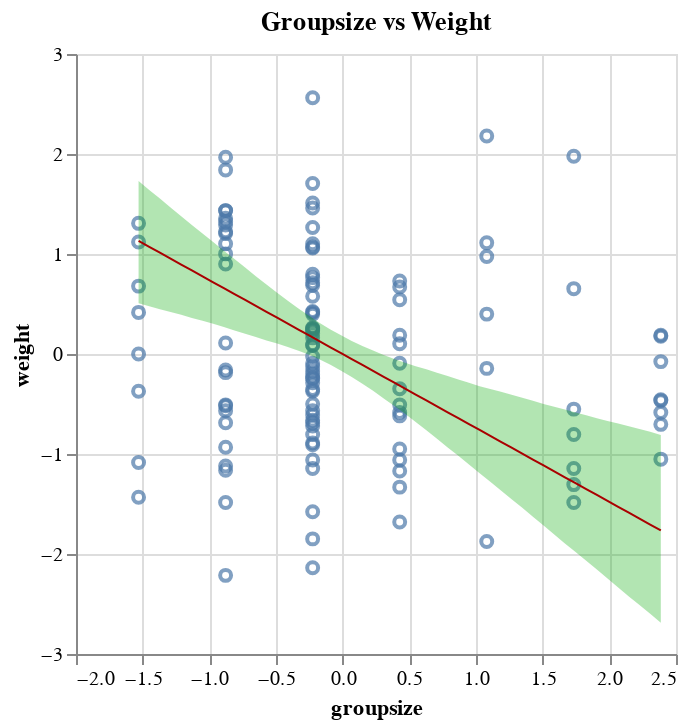

The notebook cell saved with this chart:
### Code cell
band3 = (
    alt.Chart(df, title="Groupsize vs Weight")
    .encode(alt.X("groupsize"))
    .mark_area(opacity=0.3, color="#00AA00")
    .encode(alt.Y("w3_high", axis=alt.Axis(title="weight")), alt.Y2("w3_low"))
)

line3 = (
    alt.Chart(df)
    .mark_line(color="#AA0000", strokeWidth=1)
    .encode(x="groupsize", y=alt.Y("w3_mean"))
)

points3 = alt.Chart(pd.DataFrame(data)).mark_point().encode(x="groupsize", y="weight")

points3 + band3 + line3

### Figure 1 — Vega-Lite specification as saved in the notebook (floating-point values rounded to 4 significant figures)
{"$schema": "https://vega.github.io/schema/vega-lite/v5.20.1.json", "config": {"view": {"continuousHeight": 300, "continuousWidth": 300}}, "datasets": {"data-b3f39b532dd1d2347c9d5b8f55e40690": [{"area": -2.249, "avgfood": -1.933, "groupsize": -1.531, "n": 116, "weight": 0.4159}, {"area": -2.249, "avgfood": -1.933, "groupsize": -1.531, "n": 116, "weight": -1.433}, {"area": -1.211, "avgfood": -1.123, "groupsize": -1.531, "n": 116, "weight": 0.6789}, {"area": -1.211, "avgfood": -1.123, "groupsize": -1.531, "n": 116, "weight": 1.307}, {"area": -1.135, "avgfood": -1.325, "groupsize": -1.531, "n": 116, "weight": 1.12}, {"area": -1.135, "avgfood": -1.325, "groupsize": -1.531, "n": 116, "weight": -1.085}, {"area": -2.033, "avgfood": -1.528, "groupsize": -1.531, "n": 116, "weight": 0.0002925}, {"area": -2.033, "avgfood": -1.528, "groupsize": -1.531, "n": 116, "weight": -0.3729}, {"area": 0.6609, "avgfood": -0.05937, "groupsize": -0.8779, "n": 116, "weight": 1.357}, {"area": 0.6609, "avgfood": -0.05937, "groupsize": -0.8779, "n": 116, "weight": 0.8994}, {"area": 0.6609, "avgfood": -0.05937, "groupsize": -0.8779, "n": 116, "weight": 1.103}, {"area": -1.005, "avgfood": -0.9203, "groupsize": -0.8779, "n": 116, "weight": -0.5087}, {"area": -1.005, "avgfood": -0.9203, "groupsize": -0.8779, "n": 116, "weight": -0.1609}, {"area": -1.005, "avgfood": -0.9203, "groupsize": -0.8779, "n": 116, "weight": 1.324}, {"area": -0.4534, "avgfood": -0.05937, "groupsize": -0.8779, "n": 116, "weight": 1.968}, {"area": -0.4534, "avgfood": -0.05937, "groupsize": -0.8779, "n": 116, "weight": 1.29}, {"area": -0.4534, "avgfood": -0.05937, "groupsize": -0.8779, "n": 116, "weight": -1.119}, {"area": -1.395, "avgfood": -1.68, "groupsize": -0.8779, "n": 116, "weight": -0.6868}, {"area": -1.395, "avgfood": -1.68, "groupsize": -0.8779, "n": 116, "weight": -0.5171}, {"area": -1.395, "avgfood": -1.68, "groupsize": -0.8779, "n": 116, "weight": 1.001}, {"area": 0.65, "avgfood": -0.3632, "groupsize": -0.8779, "n": 116, "weight": 1.205}, {"area": 0.65, "avgfood": -0.3632, "groupsize": -0.8779, "n": 116, "weight": 0.1106}, {"area": 0.65, "avgfood": -0.3632, "groupsize": -0.8779, "n": 116, "weight": 1.434}, {"area": -1.557, "avgfood": -0.5152, "groupsize": -0.8779, "n": 116, "weight": 1.841}, {"area": -1.557, "avgfood": -0.5152, "groupsize": -0.8779, "n": 116, "weight": 1.434}, {"area": -1.557, "avgfood": -0.5152, "groupsize": -0.8779, "n": 116, "weight": -2.214}, {"area": -1.038, "avgfood": -1.224, "groupsize": -0.8779, "n": 116, "weight": -0.1863}, {"area": -1.038, "avgfood": -1.224, "groupsize": -0.8779, "n": 116, "weight": -0.9328}, {"area": -1.038, "avgfood": -1.224, "groupsize": -0.8779, "n": 116, "weight": 1.222}, {"area": 0.7258, "avgfood": 1.156, "groupsize": 1.733, "n": 116, "weight": 0.6534}, {"area": 0.7258, "avgfood": 1.156, "groupsize": 1.733, "n": 116, "weight": -0.5511}, {"area": 0.7258, "avgfood": 1.156, "groupsize": 1.733, "n": 116, "weight": -1.145}, {"area": 0.7258, "avgfood": 1.156, "groupsize": 1.733, "n": 116, "weight": -1.484}, {"area": 0.7258, "avgfood": 1.156, "groupsize": 1.733, "n": 116, "weight": -1.306}, {"area": 0.7258, "avgfood": 1.156, "groupsize": 1.733, "n": 116, "weight": -0.8055}, {"area": 0.7258, "avgfood": 1.156, "groupsize": 1.733, "n": 116, "weight": 1.977}, {"area": -0.1613, "avgfood": -0.7684, "groupsize": -0.2251, "n": 116, "weight": -0.2457}, {"area": -0.1613, "avgfood": -0.7684, "groupsize": -0.2251, "n": 116, "weight": -0.9073}, {"area": -0.1613, "avgfood": -0.7684, "groupsize": -0.2251, "n": 116, "weight": -0.2881}, {"area": -0.1613, "avgfood": -0.7684, "groupsize": -0.2251, "n": 116, "weight": -1.849}, {"area": 0.2822, "avgfood": 0.09256, "groupsize": -0.2251, "n": 116, "weight": 0.1615}, {"area": 0.2822, "avgfood": 0.09256, "groupsize": -0.2251, "n": 116, "weight": -0.09301}, {"area": 0.2822, "avgfood": 0.09256, "groupsize": -0.2251, "n": 116, "weight": 0.2548}, {"area": 0.2822, "avgfood": 0.09256, "groupsize": -0.2251, "n": 116, "weight": 1.264}, {"area": -0.5616, "avgfood": -0.11, "groupsize": -0.2251, "n": 116, "weight": 1.103}, {"area": -0.5616, "avgfood": -0.11, "groupsize": -0.2251, "n": 116, "weight": 0.4159}, {"area": -0.5616, "avgfood": -0.11, "groupsize": -0.2251, "n": 116, "weight": 0.7128}, {"area": -0.5616, "avgfood": -0.11, "groupsize": -0.2251, "n": 116, "weight": -2.137}, {"area": 0.4012, "avgfood": -0.1607, "groupsize": -0.2251, "n": 116, "weight": -0.2372}, {"area": 0.4012, "avgfood": -0.1607, "groupsize": -0.2251, "n": 116, "weight": -0.1269}, {"area": 0.4012, "avgfood": -0.1607, "groupsize": -0.2251, "n": 116, "weight": 0.2632}, {"area": 0.4012, "avgfood": -0.1607, "groupsize": -0.2251, "n": 116, "weight": -1.145}, {"area": -0.778, "avgfood": -0.4645, "groupsize": -0.2251, "n": 116, "weight": 0.08512}, {"area": -0.778, "avgfood": -0.4645, "groupsize": -0.2251, "n": 116, "weight": -0.568}, {"area": -0.778, "avgfood": -0.4645, "groupsize": -0.2251, "n": 116, "weight": 0.2463}, {"area": -0.778, "avgfood": -0.4645, "groupsize": -0.2251, "n": 116, "weight": 1.705}, {"area": 2.056, "avgfood": 2.321, "groupsize": 2.386, "n": 116, "weight": -1.052}, {"area": 2.056, "avgfood": 2.321, "groupsize": 2.386, "n": 116, "weight": -0.4578}, {"area": 2.056, "avgfood": 2.321, "groupsize": 2.386, "n": 116, "weight": -0.585}, {"area": 2.056, "avgfood": 2.321, "groupsize": 2.386, "n": 116, "weight": -0.4662}, {"area": 2.056, "avgfood": 2.321, "groupsize": 2.386, "n": 116, "weight": -0.07605}, {"area": 2.056, "avgfood": 2.321, "groupsize": 2.386, "n": 116, "weight": 0.1784}, {"area": 2.056, "avgfood": 2.321, "groupsize": 2.386, "n": 116, "weight": -0.7037}, {"area": 2.056, "avgfood": 2.321, "groupsize": 2.386, "n": 116, "weight": 0.1869}, {"area": -0.6265, "avgfood": -0.3632, "groupsize": -0.2251, "n": 116, "weight": 0.5771}, {"area": -0.6265, "avgfood": -0.3632, "groupsize": -0.2251, "n": 116, "weight": 1.061}, {"area": -0.6265, "avgfood": -0.3632, "groupsize": -0.2251, "n": 116, "weight": -0.02515}, {"area": -0.6265, "avgfood": -0.3632, "groupsize": -0.2251, "n": 116, "weight": -1.06}, {"area": -0.04234, "avgfood": 0.1432, "groupsize": -0.2251, "n": 116, "weight": -0.7207}, {"area": -0.04234, "avgfood": 0.1432, "groupsize": -0.2251, "n": 116, "weight": -0.6868}, {"area": -0.04234, "avgfood": 0.1432, "groupsize": -0.2251, "n": 116, "weight": -0.2033}, {"area": -0.04234, "avgfood": 0.1432, "groupsize": -0.2251, "n": 116, "weight": -0.8055}, {"area": 0.4229, "avgfood": 0.1432, "groupsize": -0.2251, "n": 116, "weight": -0.6613}, {"area": 0.4229, "avgfood": 0.1432, "groupsize": -0.2251, "n": 116, "weight": -1.577}, {"area": 0.4229, "avgfood": 0.1432, "groupsize": -0.2251, "n": 116, "weight": 0.7637}, {"area": 0.4229, "avgfood": 0.1432, "groupsize": -0.2251, "n": 116, "weight": 1.51}, {"area": 0.1957, "avgfood": 0.2445, "groupsize": -0.2251, "n": 116, "weight": 1.069}, {"area": 0.1957, "avgfood": 0.2445, "groupsize": -0.2251, "n": 116, "weight": 0.0936}, {"area": 0.1957, "avgfood": 0.2445, "groupsize": -0.2251, "n": 116, "weight": 0.6874}, {"area": 0.1957, "avgfood": 0.2445, "groupsize": -0.2251, "n": 116, "weight": 2.562}, {"area": -0.009886, "avgfood": -0.3126, "groupsize": -0.2251, "n": 116, "weight": 0.2039}, {"area": -0.009886, "avgfood": -0.3126, "groupsize": -0.2251, "n": 116, "weight": -0.8904}, {"area": -0.009886, "avgfood": -0.3126, "groupsize": -0.2251, "n": 116, "weight": -0.1694}, {"area": -0.009886, "avgfood": -0.3126, "groupsize": -0.2251, "n": 116, "weight": 0.4244}, {"area": -0.1397, "avgfood": -0.2113, "groupsize": -0.2251, "n": 116, "weight": -0.3729}, {"area": -0.1397, "avgfood": -0.2113, "groupsize": -0.2251, "n": 116, "weight": -0.356}, {"area": -0.1397, "avgfood": -0.2113, "groupsize": -0.2251, "n": 116, "weight": 0.7976}, {"area": -0.1397, "avgfood": -0.2113, "groupsize": -0.2251, "n": 116, "weight": 1.459}, {"area": 0.531, "avgfood": 1.409, "groupsize": 0.4277, "n": 116, "weight": 0.1869}, {"area": 0.531, "avgfood": 1.409, "groupsize": 0.4277, "n": 116, "weight": 0.6704}, {"area": 0.531, "avgfood": 1.409, "groupsize": 0.4277, "n": 116, "weight": 0.7298}, {"area": 0.531, "avgfood": 1.409, "groupsize": 0.4277, "n": 116, "weight": -0.585}, {"area": 0.531, "avgfood": 1.409, "groupsize": 0.4277, "n": 116, "weight": -1.17}, {"area": 0.8123, "avgfood": 0.1432, "groupsize": 0.4277, "n": 116, "weight": 0.5432}, {"area": 0.8123, "avgfood": 0.1432, "groupsize": 0.4277, "n": 116, "weight": -0.09301}, {"area": 0.8123, "avgfood": 0.1432, "groupsize": 0.4277, "n": 116, "weight": 0.1021}, {"area": 0.8123, "avgfood": 0.1432, "groupsize": 0.4277, "n": 116, "weight": -0.6189}, {"area": 0.8123, "avgfood": 0.1432, "groupsize": 0.4277, "n": 116, "weight": -0.9497}, {"area": -0.302, "avgfood": 0.1938, "groupsize": 0.4277, "n": 116, "weight": -0.3475}, {"area": -0.302, "avgfood": 0.1938, "groupsize": 0.4277, "n": 116, "weight": -1.06}, {"area": -0.302, "avgfood": 0.1938, "groupsize": 0.4277, "n": 116, "weight": -0.5087}, {"area": -0.302, "avgfood": 0.1938, "groupsize": 0.4277, "n": 116, "weight": -1.331}, {"area": -0.302, "avgfood": 0.1938, "groupsize": 0.4277, "n": 116, "weight": -1.679}, {"area": 1.483, "avgfood": 0.8016, "groupsize": 1.08, "n": 116, "weight": 0.399}, {"area": 1.483, "avgfood": 0.8016, "groupsize": 1.08, "n": 116, "weight": -0.1439}, {"area": 1.483, "avgfood": 0.8016, "groupsize": 1.08, "n": 116, "weight": 2.18}, {"area": 1.483, "avgfood": 0.8016, "groupsize": 1.08, "n": 116, "weight": 1.111}, {"area": 1.483, "avgfood": 0.8016, "groupsize": 1.08, "n": 116, "weight": 0.9758}, {"area": 1.483, "avgfood": 0.8016, "groupsize": 1.08, "n": 116, "weight": -1.874}, {"area": -0.4534, "avgfood": -0.4139, "groupsize": -0.2251, "n": 116, "weight": 0.399}, {"area": -0.4534, "avgfood": -0.4139, "groupsize": -0.2251, "n": 116, "weight": -0.6104}, {"area": -0.4534, "avgfood": -0.4139, "groupsize": -0.2251, "n": 116, "weight": 0.2378}, {"area": -0.4534, "avgfood": -0.4139, "groupsize": -0.2251, "n": 116, "weight": -0.5002}, {"area": -1.362, "avgfood": -1.731, "groupsize": -0.8779, "n": 116, "weight": -1.162}, {"area": -1.362, "avgfood": -1.731, "groupsize": -0.8779, "n": 116, "weight": -1.484}, {"area": -1.362, "avgfood": -1.731, "groupsize": -0.8779, "n": 116, "weight": -0.568}], "data-bf28f67220a285abdbce85e9478e4472": [{"area": -2.249, "food": -1.933, "groupsize": -1.531, "w1_high": 0.1989, "w1_low": -1.543, "w1_mean": -0.6646, "w2_high": 0.2252, "w2_low": -1.67, "w2_mean": -0.7288, "w3_high": 1.731, "w3_low": 0.5073, "w3_mean": 1.131}, {"area": -2.161, "food": -1.846, "groupsize": -1.451, "w1_high": 0.1942, "w1_low": -1.482, "w1_mean": -0.6387, "w2_high": 0.2162, "w2_low": -1.593, "w2_mean": -0.6961, "w3_high": 1.641, "w3_low": 0.4772, "w3_mean": 1.072}, {"area": -2.074, "food": -1.76, "groupsize": -1.371, "w1_high": 0.1927, "w1_low": -1.423, "w1_mean": -0.6127, "w2_high": 0.2084, "w2_low": -1.52, "w2_mean": -0.6634, "w3_high": 1.555, "w3_low": 0.448, "w3_mean": 1.013}, {"area": -1.986, "food": -1.673, "groupsize": -1.291, "w1_high": 0.1893, "w1_low": -1.364, "w1_mean": -0.5868, "w2_high": 0.2008, "w2_low": -1.448, "w2_mean": -0.6307, "w3_high": 1.466, "w3_low": 0.4188, "w3_mean": 0.9539}, {"area": -1.898, "food": -1.586, "groupsize": -1.211, "w1_high": 0.1836, "w1_low": -1.303, "w1_mean": -0.5608, "w2_high": 0.192, "w2_low": -1.378, "w2_mean": -0.598, "w3_high": 1.378, "w3_low": 0.3916, "w3_mean": 0.8948}, {"area": -1.81, "food": -1.499, "groupsize": -1.131, "w1_high": 0.1754, "w1_low": -1.244, "w1_mean": -0.5349, "w2_high": 0.1829, "w2_low": -1.31, "w2_mean": -0.5653, "w3_high": 1.291, "w3_low": 0.3602, "w3_mean": 0.8357}, {"area": -1.722, "food": -1.412, "groupsize": -1.051, "w1_high": 0.1722, "w1_low": -1.182, "w1_mean": -0.5089, "w2_high": 0.1784, "w2_low": -1.241, "w2_mean": -0.5326, "w3_high": 1.206, "w3_low": 0.3323, "w3_mean": 0.7766}, {"area": -1.634, "food": -1.325, "groupsize": -0.9712, "w1_high": 0.1631, "w1_low": -1.122, "w1_mean": -0.483, "w2_high": 0.1709, "w2_low": -1.167, "w2_mean": -0.4999, "w3_high": 1.119, "w3_low": 0.3013, "w3_mean": 0.7175}, {"area": -1.546, "food": -1.239, "groupsize": -0.8912, "w1_high": 0.1563, "w1_low": -1.064, "w1_mean": -0.4571, "w2_high": 0.1613, "w2_low": -1.092, "w2_mean": -0.4672, "w3_high": 1.033, "w3_low": 0.2692, "w3_mean": 0.6584}, {"area": -1.458, "food": -1.152, "groupsize": -0.8113, "w1_high": 0.1468, "w1_low": -1.009, "w1_mean": -0.4311, "w2_high": 0.1528, "w2_low": -1.022, "w2_mean": -0.4345, "w3_high": 0.9511, "w3_low": 0.2357, "w3_mean": 0.5993}, {"area": -1.371, "food": -1.065, "groupsize": -0.7314, "w1_high": 0.1382, "w1_low": -0.9504, "w1_mean": -0.4052, "w2_high": 0.1419, "w2_low": -0.9507, "w2_mean": -0.4018, "w3_high": 0.8646, "w3_low": 0.2021, "w3_mean": 0.5402}, {"area": -1.283, "food": -0.9782, "groupsize": -0.6514, "w1_high": 0.1296, "w1_low": -0.8929, "w1_mean": -0.3792, "w2_high": 0.1338, "w2_low": -0.8753, "w2_mean": -0.369, "w3_high": 0.7782, "w3_low": 0.1692, "w3_mean": 0.4811}, {"area": -1.195, "food": -0.8914, "groupsize": -0.5715, "w1_high": 0.1224, "w1_low": -0.8385, "w1_mean": -0.3533, "w2_high": 0.1315, "w2_low": -0.8035, "w2_mean": -0.3363, "w3_high": 0.6952, "w3_low": 0.1347, "w3_mean": 0.422}, {"area": -1.107, "food": -0.8046, "groupsize": -0.4916, "w1_high": 0.1218, "w1_low": -0.7836, "w1_mean": -0.3273, "w2_high": 0.125, "w2_low": -0.7277, "w2_mean": -0.3036, "w3_high": 0.6131, "w3_low": 0.106, "w3_mean": 0.3629}, {"area": -1.019, "food": -0.7177, "groupsize": -0.4116, "w1_high": 0.1154, "w1_low": -0.7279, "w1_mean": -0.3014, "w2_high": 0.1176, "w2_low": -0.6598, "w2_mean": -0.2709, "w3_high": 0.5313, "w3_low": 0.07106, "w3_mean": 0.3038}, {"area": -0.9312, "food": -0.6309, "groupsize": -0.3317, "w1_high": 0.1142, "w1_low": -0.6708, "w1_mean": -0.2754, "w2_high": 0.1158, "w2_low": -0.5901, "w2_mean": -0.2382, "w3_high": 0.4557, "w3_low": 0.03368, "w3_mean": 0.2447}, {"area": -0.8434, "food": -0.5441, "groupsize": -0.2517, "w1_high": 0.1105, "w1_low": -0.6129, "w1_mean": -0.2495, "w2_high": 0.1107, "w2_low": -0.5218, "w2_mean": -0.2055, "w3_high": 0.383, "w3_low": -0.006753, "w3_mean": 0.1856}, {"area": -0.7555, "food": -0.4573, "groupsize": -0.1718, "w1_high": 0.1049, "w1_low": -0.5566, "w1_mean": -0.2236, "w2_high": 0.1121, "w2_low": -0.4555, "w2_mean": -0.1728, "w3_high": 0.3108, "w3_low": -0.05459, "w3_mean": 0.1265}, {"area": -0.6676, "food": -0.3705, "groupsize": -0.09188, "w1_high": 0.1028, "w1_low": -0.5041, "w1_mean": -0.1976, "w2_high": 0.1097, "w2_low": -0.3902, "w2_mean": -0.1401, "w3_high": 0.2446, "w3_low": -0.1079, "w3_mean": 0.06742}, {"area": -0.5797, "food": -0.2837, "groupsize": -0.01194, "w1_high": 0.1029, "w1_low": -0.4539, "w1_mean": -0.1717, "w2_high": 0.1135, "w2_low": -0.3321, "w2_mean": -0.1074, "w3_high": 0.1871, "w3_low": -0.1678, "w3_mean": 0.008324}, {"area": -0.4919, "food": -0.1968, "groupsize": 0.06799, "w1_high": 0.1101, "w1_low": -0.4036, "w1_mean": -0.1457, "w2_high": 0.1252, "w2_low": -0.2781, "w2_mean": -0.07467, "w3_high": 0.129, "w3_low": -0.2297, "w3_mean": -0.05077}, {"area": -0.404, "food": -0.11, "groupsize": 0.1479, "w1_high": 0.1128, "w1_low": -0.3528, "w1_mean": -0.1198, "w2_high": 0.1428, "w2_low": -0.2294, "w2_mean": -0.04196, "w3_high": 0.08034, "w3_low": -0.2963, "w3_mean": -0.1099}, {"area": -0.3161, "food": -0.0232, "groupsize": 0.2279, "w1_high": 0.1163, "w1_low": -0.3066, "w1_mean": -0.09384, "w2_high": 0.1689, "w2_low": -0.1847, "w2_mean": -0.009248, "w3_high": 0.03538, "w3_low": -0.3675, "w3_mean": -0.169}, {"area": -0.2282, "food": 0.06362, "groupsize": 0.3078, "w1_high": 0.1303, "w1_low": -0.2645, "w1_mean": -0.06789, "w2_high": 0.2066, "w2_low": -0.153, "w2_mean": 0.02346, "w3_high": -0.009776, "w3_low": -0.4444, "w3_mean": -0.2281}, {"area": -0.1404, "food": 0.1504, "groupsize": 0.3877, "w1_high": 0.1471, "w1_low": -0.2247, "w1_mean": -0.04195, "w2_high": 0.2473, "w2_low": -0.1309, "w2_mean": 0.05617, "w3_high": -0.04912, "w3_low": -0.5192, "w3_mean": -0.2872}, {"area": -0.0525, "food": 0.2373, "groupsize": 0.4677, "w1_high": 0.1649, "w1_low": -0.1924, "w1_mean": -0.01601, "w2_high": 0.2954, "w2_low": -0.1199, "w2_mean": 0.08888, "w3_high": -0.088, "w3_low": -0.5984, "w3_mean": -0.3463}, {"area": 0.03538, "food": 0.3241, "groupsize": 0.5476, "w1_high": 0.1881, "w1_low": -0.1658, "w1_mean": 0.009938, "w2_high": 0.3518, "w2_low": -0.1139, "w2_mean": 0.1216, "w3_high": -0.1236, "w3_low": -0.6792, "w3_mean": -0.4053}, {"area": 0.1232, "food": 0.4109, "groupsize": 0.6275, "w1_high": 0.2165, "w1_low": -0.1447, "w1_mean": 0.03588, "w2_high": 0.4114, "w2_low": -0.1088, "w2_mean": 0.1543, "w3_high": -0.1529, "w3_low": -0.7627, "w3_mean": -0.4644}, {"area": 0.2111, "food": 0.4977, "groupsize": 0.7075, "w1_high": 0.2512, "w1_low": -0.1284, "w1_mean": 0.06183, "w2_high": 0.4738, "w2_low": -0.1029, "w2_mean": 0.187, "w3_high": -0.1867, "w3_low": -0.8471, "w3_mean": -0.5235}, {"area": 0.299, "food": 0.5845, "groupsize": 0.7874, "w1_high": 0.2919, "w1_low": -0.1185, "w1_mean": 0.08777, "w2_high": 0.5381, "w2_low": -0.1037, "w2_mean": 0.2197, "w3_high": -0.2212, "w3_low": -0.9359, "w3_mean": -0.5826}, {"area": 0.3869, "food": 0.6713, "groupsize": 0.8673, "w1_high": 0.331, "w1_low": -0.1138, "w1_mean": 0.1137, "w2_high": 0.6054, "w2_low": -0.1109, "w2_mean": 0.2524, "w3_high": -0.2542, "w3_low": -1.018, "w3_mean": -0.6417}, {"area": 0.4747, "food": 0.7582, "groupsize": 0.9473, "w1_high": 0.3821, "w1_low": -0.1129, "w1_mean": 0.1397, "w2_high": 0.6724, "w2_low": -0.1168, "w2_mean": 0.2851, "w3_high": -0.2881, "w3_low": -1.105, "w3_mean": -0.7008}, {"area": 0.5626, "food": 0.845, "groupsize": 1.027, "w1_high": 0.4321, "w1_low": -0.111, "w1_mean": 0.1656, "w2_high": 0.7437, "w2_low": -0.1246, "w2_mean": 0.3178, "w3_high": -0.3216, "w3_low": -1.193, "w3_mean": -0.7599}, {"area": 0.6505, "food": 0.9318, "groupsize": 1.107, "w1_high": 0.485, "w1_low": -0.114, "w1_mean": 0.1915, "w2_high": 0.8166, "w2_low": -0.1323, "w2_mean": 0.3506, "w3_high": -0.3492, "w3_low": -1.278, "w3_mean": -0.819}, {"area": 0.7384, "food": 1.019, "groupsize": 1.187, "w1_high": 0.5381, "w1_low": -0.1164, "w1_mean": 0.2175, "w2_high": 0.8862, "w2_low": -0.1401, "w2_mean": 0.3833, "w3_high": -0.3767, "w3_low": -1.364, "w3_mean": -0.8781}, {"area": 0.8262, "food": 1.105, "groupsize": 1.267, "w1_high": 0.5947, "w1_low": -0.1179, "w1_mean": 0.2434, "w2_high": 0.9588, "w2_low": -0.1479, "w2_mean": 0.416, "w3_high": -0.4071, "w3_low": -1.453, "w3_mean": -0.9372}, {"area": 0.9141, "food": 1.192, "groupsize": 1.347, "w1_high": 0.6524, "w1_low": -0.1198, "w1_mean": 0.2694, "w2_high": 1.032, "w2_low": -0.1585, "w2_mean": 0.4487, "w3_high": -0.438, "w3_low": -1.538, "w3_mean": -0.9963}, {"area": 1.002, "food": 1.279, "groupsize": 1.427, "w1_high": 0.7067, "w1_low": -0.1225, "w1_mean": 0.2953, "w2_high": 1.106, "w2_low": -0.1695, "w2_mean": 0.4814, "w3_high": -0.4686, "w3_low": -1.627, "w3_mean": -1.055}, {"area": 1.09, "food": 1.366, "groupsize": 1.507, "w1_high": 0.7618, "w1_low": -0.1245, "w1_mean": 0.3213, "w2_high": 1.181, "w2_low": -0.1743, "w2_mean": 0.5141, "w3_high": -0.4988, "w3_low": -1.716, "w3_mean": -1.115}, {"area": 1.178, "food": 1.453, "groupsize": 1.587, "w1_high": 0.8197, "w1_low": -0.1312, "w1_mean": 0.3472, "w2_high": 1.254, "w2_low": -0.183, "w2_mean": 0.5468, "w3_high": -0.5267, "w3_low": -1.806, "w3_mean": -1.174}, {"area": 1.266, "food": 1.54, "groupsize": 1.667, "w1_high": 0.8734, "w1_low": -0.1359, "w1_mean": 0.3732, "w2_high": 1.326, "w2_low": -0.1939, "w2_mean": 0.5795, "w3_high": -0.5548, "w3_low": -1.895, "w3_mean": -1.233}, {"area": 1.353, "food": 1.626, "groupsize": 1.747, "w1_high": 0.9305, "w1_low": -0.1423, "w1_mean": 0.3991, "w2_high": 1.399, "w2_low": -0.199, "w2_mean": 0.6122, "w3_high": -0.5852, "w3_low": -1.98, "w3_mean": -1.292}, {"area": 1.441, "food": 1.713, "groupsize": 1.827, "w1_high": 0.9876, "w1_low": -0.1451, "w1_mean": 0.425, "w2_high": 1.474, "w2_low": -0.2076, "w2_mean": 0.6449, "w3_high": -0.6133, "w3_low": -2.067, "w3_mean": -1.351}, {"area": 1.529, "food": 1.8, "groupsize": 1.906, "w1_high": 1.045, "w1_low": -0.1508, "w1_mean": 0.451, "w2_high": 1.55, "w2_low": -0.2145, "w2_mean": 0.6776, "w3_high": -0.6437, "w3_low": -2.156, "w3_mean": -1.41}, {"area": 1.617, "food": 1.887, "groupsize": 1.986, "w1_high": 1.102, "w1_low": -0.1572, "w1_mean": 0.4769, "w2_high": 1.624, "w2_low": -0.2266, "w2_mean": 0.7104, "w3_high": -0.669, "w3_low": -2.246, "w3_mean": -1.469}, {"area": 1.705, "food": 1.974, "groupsize": 2.066, "w1_high": 1.159, "w1_low": -0.1603, "w1_mean": 0.5029, "w2_high": 1.699, "w2_low": -0.2311, "w2_mean": 0.7431, "w3_high": -0.6942, "w3_low": -2.336, "w3_mean": -1.528}, {"area": 1.793, "food": 2.06, "groupsize": 2.146, "w1_high": 1.216, "w1_low": -0.1655, "w1_mean": 0.5288, "w2_high": 1.773, "w2_low": -0.2431, "w2_mean": 0.7758, "w3_high": -0.7217, "w3_low": -2.425, "w3_mean": -1.587}, {"area": 1.881, "food": 2.147, "groupsize": 2.226, "w1_high": 1.274, "w1_low": -0.1696, "w1_mean": 0.5548, "w2_high": 1.845, "w2_low": -0.2582, "w2_mean": 0.8085, "w3_high": -0.7496, "w3_low": -2.511, "w3_mean": -1.646}, {"area": 1.969, "food": 2.234, "groupsize": 2.306, "w1_high": 1.332, "w1_low": -0.1675, "w1_mean": 0.5807, "w2_high": 1.92, "w2_low": -0.2692, "w2_mean": 0.8412, "w3_high": -0.7784, "w3_low": -2.599, "w3_mean": -1.705}, {"area": 2.056, "food": 2.321, "groupsize": 2.386, "w1_high": 1.391, "w1_low": -0.1753, "w1_mean": 0.6067, "w2_high": 1.992, "w2_low": -0.2755, "w2_mean": 0.8739, "w3_high": -0.8096, "w3_low": -2.688, "w3_mean": -1.765}]}, "layer": [{"data": {"name": "data-b3f39b532dd1d2347c9d5b8f55e40690"}, "encoding": {"x": {"field": "groupsize", "type": "quantitative"}, "y": {"field": "weight", "type": "quantitative"}}, "mark": {"type": "point"}}, {"data": {"name": "data-bf28f67220a285abdbce85e9478e4472"}, "encoding": {"x": {"field": "groupsize", "type": "quantitative"}, "y": {"axis": {"title": "weight"}, "field": "w3_high", "type": "quantitative"}, "y2": {"field": "w3_low"}}, "mark": {"color": "#00AA00", "opacity": 0.3, "type": "area"}, "title": "Groupsize vs Weight"}, {"data": {"name": "data-bf28f67220a285abdbce85e9478e4472"}, "encoding": {"x": {"field": "groupsize", "type": "quantitative"}, "y": {"field": "w3_mean", "type": "quantitative"}}, "mark": {"color": "#AA0000", "strokeWidth": 1, "type": "line"}}]}
